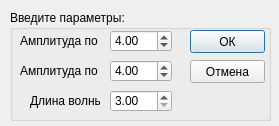
<?xml version="1.0" encoding="UTF-8"?>
<ui version="4.0">
 <class>wavesDialog</class>
 <widget class="QDialog" name="wavesDialog">
  <property name="geometry">
   <rect>
    <x>0</x>
    <y>0</y>
    <width>279</width>
    <height>126</height>
   </rect>
  </property>
  <property name="windowTitle">
   <string>Эффект &quot;Волны&quot;</string>
  </property>
  <property name="windowIcon">
   <iconset resource="gui.qrc">
    <normaloff>:/GUI/Resources/mainicon.png</normaloff>:/GUI/Resources/mainicon.png</iconset>
  </property>
  <property name="modal">
   <bool>true</bool>
  </property>
  <widget class="QGroupBox" name="groupBox">
   <property name="geometry">
    <rect>
     <x>10</x>
     <y>10</y>
     <width>261</width>
     <height>111</height>
    </rect>
   </property>
   <property name="title">
    <string>Введите параметры:</string>
   </property>
   <widget class="QPushButton" name="btnOk">
    <property name="geometry">
     <rect>
      <x>180</x>
      <y>20</y>
      <width>75</width>
      <height>23</height>
     </rect>
    </property>
    <property name="text">
     <string>ОК</string>
    </property>
   </widget>
   <widget class="QPushButton" name="btnCancel">
    <property name="geometry">
     <rect>
      <x>180</x>
      <y>50</y>
      <width>75</width>
      <height>23</height>
     </rect>
    </property>
    <property name="text">
     <string>Отмена</string>
    </property>
   </widget>
   <widget class="QDoubleSpinBox" name="amplitudeXBox">
    <property name="geometry">
     <rect>
      <x>100</x>
      <y>20</y>
      <width>62</width>
      <height>22</height>
     </rect>
    </property>
    <property name="minimum">
     <double>-100.000000000000000</double>
    </property>
    <property name="maximum">
     <double>100.000000000000000</double>
    </property>
    <property name="singleStep">
     <double>3.000000000000000</double>
    </property>
    <property name="value">
     <double>4.000000000000000</double>
    </property>
   </widget>
   <widget class="QDoubleSpinBox" name="lengthBox">
    <property name="geometry">
     <rect>
      <x>100</x>
      <y>80</y>
      <width>62</width>
      <height>22</height>
     </rect>
    </property>
    <property name="minimum">
     <double>3.000000000000000</double>
    </property>
    <property name="maximum">
     <double>50.000000000000000</double>
    </property>
    <property name="singleStep">
     <double>3.000000000000000</double>
    </property>
   </widget>
   <widget class="QLabel" name="label">
    <property name="geometry">
     <rect>
      <x>10</x>
      <y>20</y>
      <width>81</width>
      <height>21</height>
     </rect>
    </property>
    <property name="text">
     <string>Амплитуда по X</string>
    </property>
   </widget>
   <widget class="QLabel" name="label_2">
    <property name="geometry">
     <rect>
      <x>10</x>
      <y>50</y>
      <width>81</width>
      <height>21</height>
     </rect>
    </property>
    <property name="text">
     <string>Амплитуда по Y</string>
    </property>
   </widget>
   <widget class="QLabel" name="label_3">
    <property name="geometry">
     <rect>
      <x>20</x>
      <y>80</y>
      <width>71</width>
      <height>21</height>
     </rect>
    </property>
    <property name="text">
     <string>Длина волны</string>
    </property>
   </widget>
   <widget class="QDoubleSpinBox" name="amplitudeYBox">
    <property name="geometry">
     <rect>
      <x>100</x>
      <y>50</y>
      <width>62</width>
      <height>22</height>
     </rect>
    </property>
    <property name="minimum">
     <double>-100.000000000000000</double>
    </property>
    <property name="maximum">
     <double>1050.000000000000000</double>
    </property>
    <property name="singleStep">
     <double>3.000000000000000</double>
    </property>
    <property name="value">
     <double>4.000000000000000</double>
    </property>
   </widget>
  </widget>
 </widget>
 <layoutdefault spacing="6" margin="11"/>
 <resources>
  <include location="gui.qrc"/>
 </resources>
 <connections/>
</ui>
